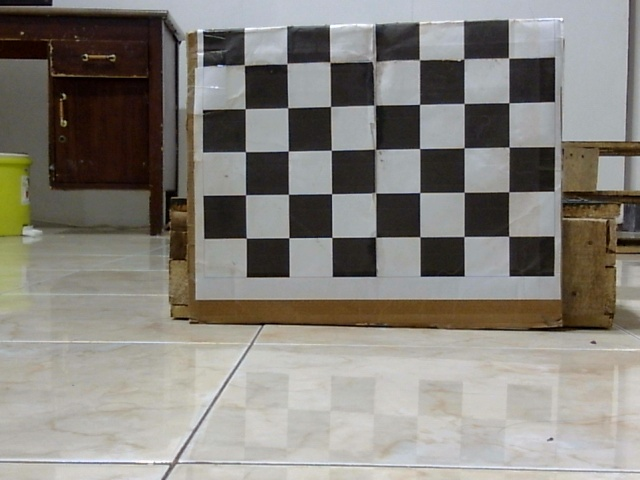
#> input picture saved_img_0.jpg, 640 x 480 px; its folder holds 3 pictures in this run; the run also reads 1 picture not shown here
$ python camera_calibration.py
#> lines starting #> are read from the running program, lines starting #| are printed output that depends on the picture; after the words box and inside, x2 and y2 are one past the last pixel; in counts of white or black regions, pixels touching at a corner belong together; long printed decimals are rounded
import numpy as np
import cv2 as cv
import glob

################ FIND CHESSBOARD CORNERS - OBJECT POINTS AND IMAGE POINTS #############################
chessboardSize = (7,5)
frameSize = (640,480)

# termination criteria
criteria = (cv.TERM_CRITERIA_EPS + cv.TERM_CRITERIA_MAX_ITER, 30, 0.001)

# prepare object points, like (0,0,0), (1,0,0), (2,0,0) ....,(6,5,0)
objp = np.zeros((chessboardSize[0] * chessboardSize[1], 3), np.float32)
objp[:,:2] = np.mgrid[0:chessboardSize[0],0:chessboardSize[1]].T.reshape(-1,2)

size_of_chessboard_squares_mm = 49
objp = objp * size_of_chessboard_squares_mm

# Arrays to store object points and image points from all the images.
objpoints = [] # 3d point in real world space
imgpoints = [] # 2d points in image plane.

images = glob.glob('*.jpg')

for image in images:
    img = cv.imread(image)
#> img is the input picture: shape (480, 640, 3); mean B, G, R 124.5, 131, 134.4
    gray = cv.cvtColor(img, cv.COLOR_BGR2GRAY)
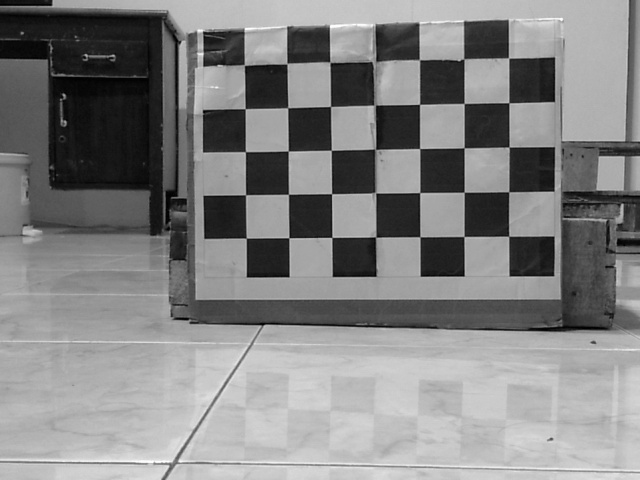
#> gray: shape (480, 640); min 0, max 255, mean 131.2

    # Find the chess board corners
    ret, corners = cv.findChessboardCorners(gray, chessboardSize, None)
#> ret = True; corners = 35 rows, first 8: [244.6, 65.17], [287.1, 63.93], [330, 62.24], [370.5, 58], [419.2, 59.92], [463.8, 58.97], [508.6, 57.97], [245.1, 108.9]

    # If found, add object points, image points (after refining them)
    if ret == True:

        objpoints.append(objp)
        corners2 = cv.cornerSubPix(gray, corners, (11,11), (-1,-1), criteria)
#> corners2 = 35 rows, first 8: [244.3, 65.19], [286.9, 63.59], [330, 62.22], [374.1, 62.4], [419.4, 59.77], [463.6, 59.51], [508.5, 58.07], [245.2, 108.7]
        imgpoints.append(corners)

        # Draw and display the corners
        cv.drawChessboardCorners(img, chessboardSize, corners2, ret)
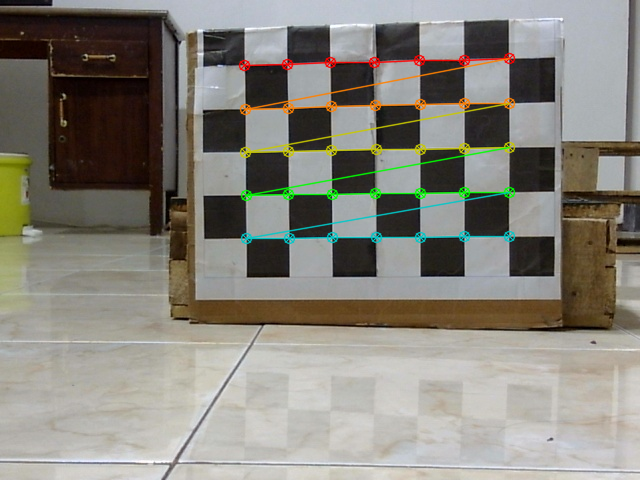
#> img: shape (480, 640, 3); 3.24% of pixels changed, all inside (x1, y1, x2, y2) = (238, 52, 516, 245)
        cv.imshow('img', img)
        cv.waitKey(1000)
#> pass 2 of the loop `for image in images:`:
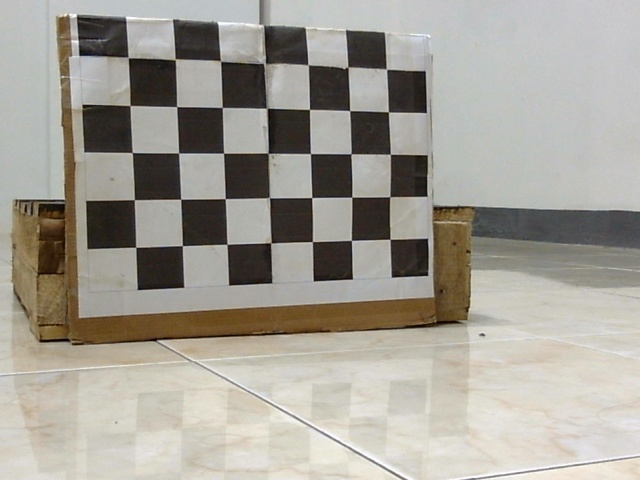
#> input picture saved_img_1.jpg, 640 x 480 px
#> img is the input picture: shape (480, 640, 3); mean B, G, R 150.4, 159.4, 163.2
#> `gray = cv.cvtColor(img, cv.COLOR_BGR2GRAY)`:
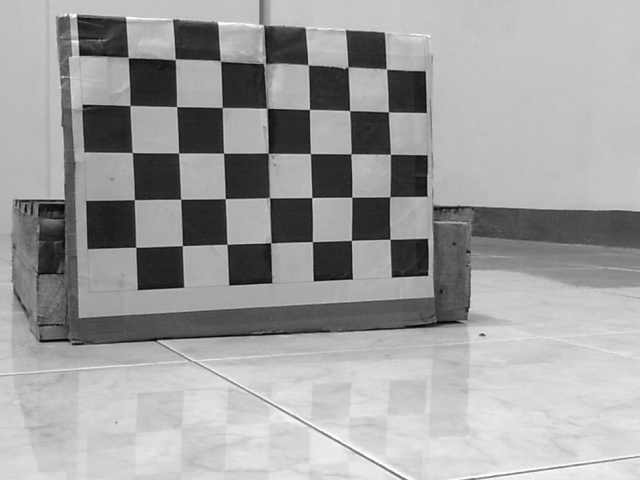
#> gray: shape (480, 640); min 4, max 255, mean 159.5
#> corners = 35 rows, first 8: [128.6, 57.96], [175.3, 59.54], [220.4, 60.72], [261.5, 60], [308.3, 64.62], [347.9, 67.03], [386.4, 69.39], [130.2, 105.6]
#> corners2 = 35 rows, first 8: [128.1, 57.59], [175.3, 59.38], [220.5, 60.91], [264.7, 63.94], [308.2, 64.87], [347.7, 67.66], [386.4, 69.07], [130, 105.5]
#> `cv.drawChessboardCorners(img, chessboardSize, corners2, ret)`:
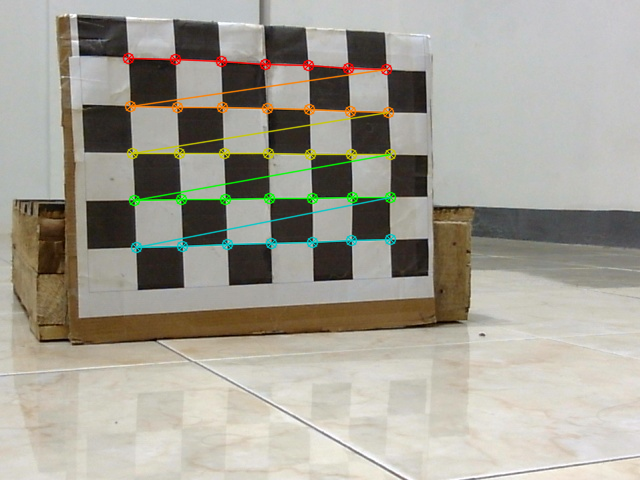
#> img: shape (480, 640, 3); 3.17% of pixels changed, all inside (x1, y1, x2, y2) = (122, 52, 397, 254)
#> pass 3 of the loop `for image in images:`:
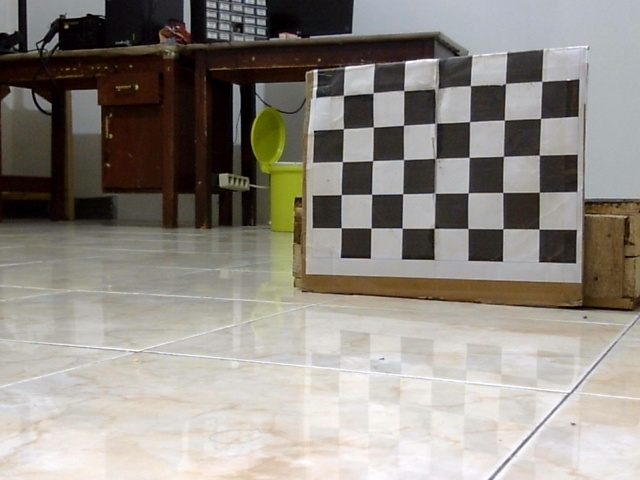
#> input picture saved_img_2.jpg, 640 x 480 px
#> img is the input picture: shape (480, 640, 3); mean B, G, R 131.5, 138.8, 144.1
#> `gray = cv.cvtColor(img, cv.COLOR_BGR2GRAY)`:
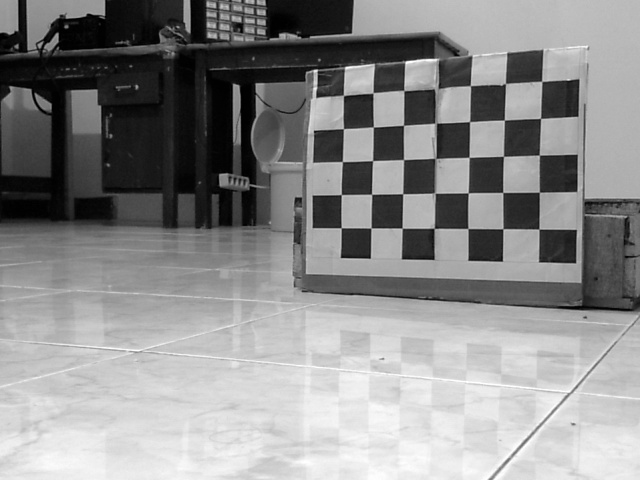
#> gray: shape (480, 640); min 0, max 255, mean 139.6
#> corners = 35 rows, first 8: [343.8, 95.41], [373, 92.85], [403.8, 90.72], [430.8, 89.33], [474, 88], [505.5, 83.41], [541.7, 81.38], [343.4, 128.9]
#> corners2 = 35 rows, first 8: [343.3, 95.34], [372.9, 92.98], [403.8, 90.54], [436.4, 89.47], [470.5, 85.69], [505.3, 84.03], [541.7, 81.36], [343.4, 128.6]
#> `cv.drawChessboardCorners(img, chessboardSize, corners2, ret)`:
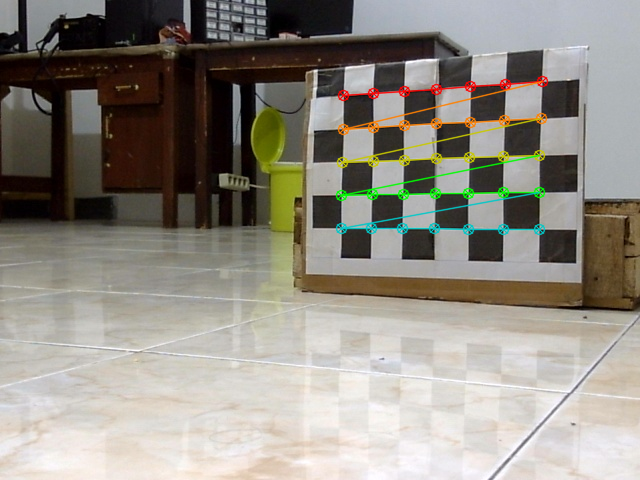
#> img: shape (480, 640, 3); 2.64% of pixels changed, all inside (x1, y1, x2, y2) = (335, 75, 549, 236)

cv.destroyAllWindows()

############## CALIBRATION #######################################################
ret, cameraMatrix, dist, rvecs, tvecs = cv.calibrateCamera(objpoints, imgpoints, frameSize, None, None)
#> ret = 0.467; cameraMatrix = [[823.9, 0, 298.2], [0, 817.8, 305.5], [0, 0, 1]]; dist = [[0.0602, -1.72, 0.00205, -0.00789, 5.84]]; rvecs = ([0.0742, 0.142, -0.00183], [0.095, -0.345, -0.0423], [0.0736, 0.527, 0.0336]); tvecs = ([-60.37, -273.2, 926], [-173.5, -256.2, 838.8], [66.87, -312.4, 1211.2])

############## UNDISTORTION #####################################################
img = cv.imread('saved_img_1.jpg')
h,  w = img.shape[:2]
#> h = 480; w = 640
newCameraMatrix, roi = cv.getOptimalNewCameraMatrix(cameraMatrix, dist, (w,h), 1, (w,h))
#> newCameraMatrix = [[813.7, 0, 295.1], [0, 805.4, 306], [0, 0, 1]]; roi = (5, 9, 624, 467)

# Undistort
dst = cv.undistort(img, cameraMatrix, dist, None, newCameraMatrix)
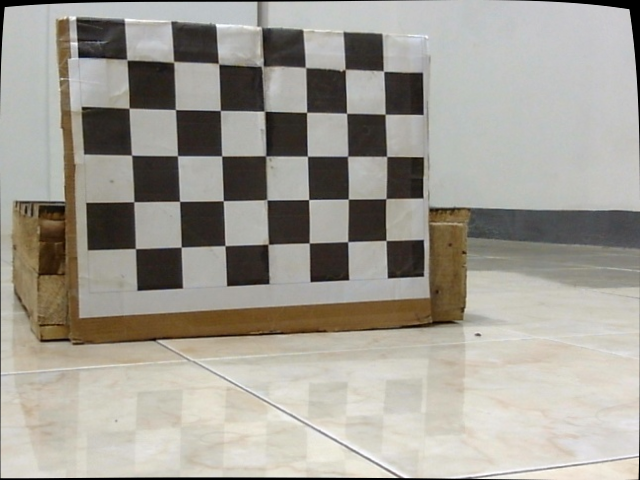
#> dst: shape (480, 640, 3); mean B, G, R 148.8, 157.7, 161.4

# crop the image
x, y, w, h = roi
#> x = 5; y = 9; w = 624; h = 467
dst = dst[y:y+h, x:x+w]
#> dst: shape (467, 624, 3)
cv.imwrite('result_saved_img_1.jpg', dst)

# Undistort with Remapping
mapx, mapy = cv.initUndistortRectifyMap(cameraMatrix, dist, None, newCameraMatrix, (w,h), 5)
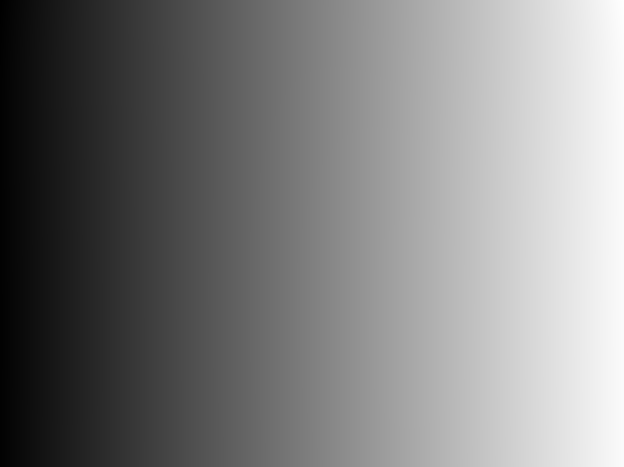
#> mapx: shape (467, 624) float32; min -6.12, max 633.9, mean 313.5; drawn with min black and max white
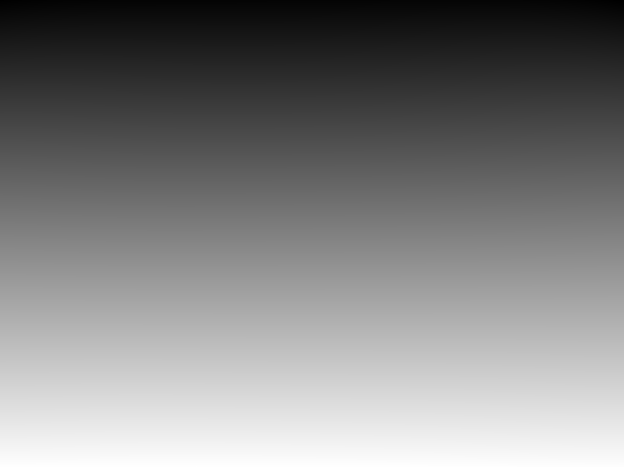
#> mapy: shape (467, 624) float32; min -9.98, max 468.4, mean 232.2; drawn with min black and max white
dst = cv.remap(img, mapx, mapy, cv.INTER_LINEAR)
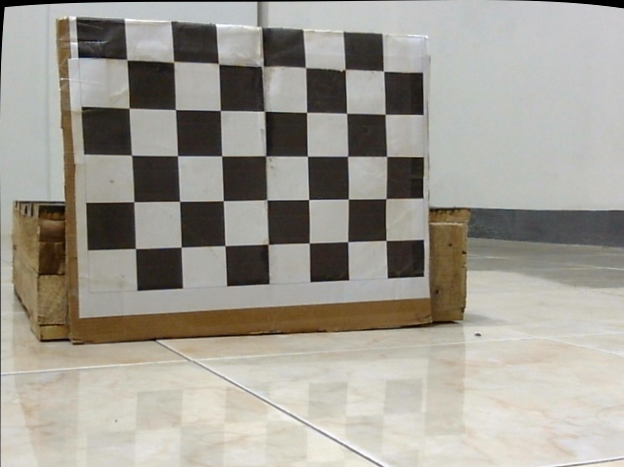
#> dst: shape (467, 624, 3); mean B, G, R 147.6, 156.5, 160.3

# crop the image
x, y, w, h = roi
dst = dst[y:y+h, x:x+w]
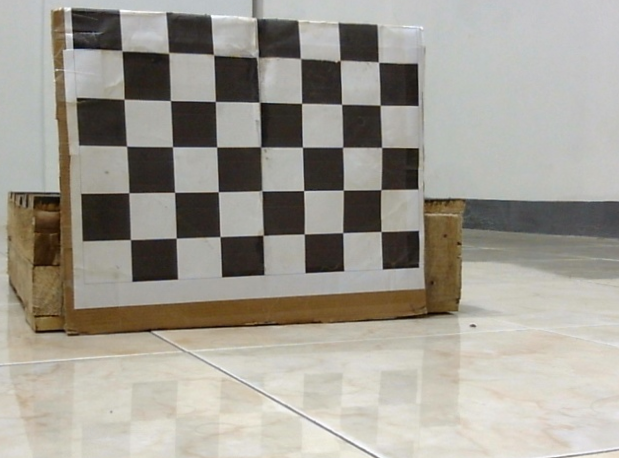
#> dst: shape (458, 619, 3); mean B, G, R 147.4, 156.6, 160.5
cv.imwrite('result_saved_img_1_2.jpg', dst)

# Reprojection Error
mean_error = 0
# print("obj ", objpoints)
for i in range(len(objpoints)):
    # print("1 1 obj : ",objpoints[i])
    imgpoints2, _ = cv.projectPoints(objpoints[i], rvecs[i], tvecs[i], cameraMatrix, dist)
    error = cv.norm(imgpoints[i], imgpoints2, cv.NORM_L2)/len(imgpoints2)
    mean_error += error
#> this loop made 3 passes
#> (error, mean_error) on passes 1 to 3: (0.0633, 0.0633), (0.0975, 0.161), (0.072, 0.233)
#> after the loop, mean_error = 0.233

print( "total error: {}".format(mean_error/len(objpoints)) )
#| total error: 0.07758

# Extract the rotation and translation matrices from the estimated parameters
rotation_matrices = []
for rotation_vector in rvecs:
    rotation_matrix, _ = cv.Rodrigues(rotation_vector)
    rotation_matrices.append(rotation_matrix)
#> this loop made 3 passes
#> after the loop, rotation_matrices = [[[0.99, 0.00707, 0.141], [0.00342, 0.997, -0.0741], [-0.141, 0.0738, 0.987]], [[0.94, 0.0251, -0.34], [-0.0576, 0.995, -0.0858], [0.336, 0.1, 0.937]], [[0.864, -0.0131, 0.504], [0.051, 0.997, -0.0615], [-0.501, 0.0788, 0.862]]]
# Rt_matirx = np.concatenate((rotation_matrices, tvecs), axis=1)

# Displaying required output
print(" Camera matrix:")
print(cameraMatrix)
#| [[823.913   0.         298.209]
#|  [  0.         817.779 305.541]
#|  [  0.           0.           1.        ]]

print("\n Distortion coefficient:")
print(dist)
#| [[ 6.02158054e-02 -1.72076083e+00  2.04852020e-03 -7.88595358e-03
#|    5.84251331e+00]]

print("\n Rotation Matrix:")
print(rotation_matrices)
#| [array([[ 0.99,  0.007074,  0.141],
#|        [ 0.003424,  0.9972, -0.07406],
#|        [-0.1412,  0.0738,  0.9872]]), array([[ 0.9402,  0.02514, -0.3397],
#|        [-0.05758 ,  0.9947, -0.08576],
#|        [ 0.3357,  0.1002,  0.9366]]), array([[ 0.8638, -0.01307,  0.5037],
#|        [ 0.05096,  0.9968, -0.06152],
#|        [-0.5013,  0.0788 ,  0.8617]])]

print("\n Translation Vectors:")
print(tvecs)
#| (array([[ -60.366],
#|        [-273.225],
#|        [ 925.960 ]]), array([[-173.460],
#|        [-256.189],
#|        [ 838.773]]), array([[  66.869],
#|        [-312.386 ],
#|        [1211.187]]))

# print("\n Rt Matrix:")
# print(Rt_matirx)

# Cekup point cloud
# point_3d = np.array([[150, 200, 0]], dtype=np.float32)
# point_3ds = np.array([150, 200, 0], dtype=np.float32)
# point_2ds, _ = cv.projectPoints(point_3ds, rvecs, tvecs, cameraMatrix, dist)
# X, Y = point_2ds[0][0][0], point_2ds[0][0][1]
# for i in range(len(point_3d)):
#     point_2d, _ = cv.projectPoints(point_3d[i], rvecs[i], tvecs[i], cameraMatrix, dist)
#     X, Y = point_2d[0][0][0], point_2d[0][0][1]
#     print(X,Y)


# #############################################################
# # Import required modules
# import cv2
# import numpy as np
# import os
# import glob


# # Define the dimensions of checkerboard
# CHECKERBOARD = (7, 5)


# # stop the iteration when specified
# # accuracy, epsilon, is reached or
# # specified number of iterations are completed.
# criteria = (cv2.TERM_CRITERIA_EPS +
#             cv2.TERM_CRITERIA_MAX_ITER, 30, 0.001)


# # Vector for 3D points
# threedpoints = []

# # Vector for 2D points
# twodpoints = []


# #  3D points real world coordinates
# objectp3d = np.zeros((1, CHECKERBOARD[0]
#                       * CHECKERBOARD[1],
#                       3), np.float32)
# objectp3d[0, :, :2] = np.mgrid[0:CHECKERBOARD[0],
#                                0:CHECKERBOARD[1]].T.reshape(-1, 2)
# prev_img_shape = None


# # Extracting path of individual image stored
# # in a given directory. Since no path is
# # specified, it will take current directory
# # jpg files alone
# images = glob.glob('*.jpg')

# for filename in images:
#     image = cv2.imread(filename)
#     grayColor = cv2.cvtColor(image, cv2.COLOR_BGR2GRAY)

#     # Find the chess board corners
#     # If desired number of corners are
#     # found in the image then ret = true
#     ret, corners = cv2.findChessboardCorners(
#                     grayColor, CHECKERBOARD,
#                     cv2.CALIB_CB_ADAPTIVE_THRESH
#                     + cv2.CALIB_CB_FAST_CHECK +
#                     cv2.CALIB_CB_NORMALIZE_IMAGE)

#     # If desired number of corners can be detected then,
#     # refine the pixel coordinates and display
#     # them on the images of checker board
#     if ret == True:
#         threedpoints.append(objectp3d)

#         # Refining pixel coordinates
#         # for given 2d points.
#         corners2 = cv2.cornerSubPix(
#             grayColor, corners, (11, 11), (-1, -1), criteria)

#         twodpoints.append(corners2)

#         # Draw and display the corners
#         image = cv2.drawChessboardCorners(image,
#                                           CHECKERBOARD,
#                                           corners2, ret)

#     cv2.imwrite(filename=f"cali_{filename}.jpg", img=image)
#     cv2.imshow('img', image)
#     cv2.waitKey(0)

# cv2.destroyAllWindows()

# h, w = image.shape[:2]


# # Perform camera calibration by
# # passing the value of above found out 3D points (threedpoints)
# # and its corresponding pixel coordinates of the
# # detected corners (twodpoints)
# ret, matrix, distortion, r_vecs, t_vecs = cv2.calibrateCamera(
#     threedpoints, twodpoints, grayColor.shape[::-1], None, None)

# # Extract the rotation and translation matrices from the estimated parameters
# rotation_matrices = []
# for rotation_vector in r_vecs:
#     rotation_matrix, _ = cv2.Rodrigues(rotation_vector)
#     rotation_matrices.append(rotation_matrix)
# translation_matrices = t_vecs

# # Displaying required output
# print(" Camera matrix:")
# print(matrix)

# print("\n Distortion coefficient:")
# print(distortion)

# print("\n Rotation Vectors:")
# print(rotation_matrices)

# print("\n Translation Vectors:")
# print(translation_matrices)
